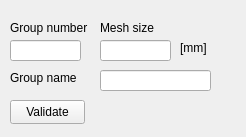
<?xml version="1.0" encoding="UTF-8"?>
<ui version="4.0">
 <class>Form</class>
 <widget class="QWidget" name="Form">
  <property name="geometry">
   <rect>
    <x>0</x>
    <y>0</y>
    <width>246</width>
    <height>137</height>
   </rect>
  </property>
  <property name="windowTitle">
   <string>Form</string>
  </property>
  <widget class="QLabel" name="label">
   <property name="geometry">
    <rect>
     <x>10</x>
     <y>20</y>
     <width>81</width>
     <height>16</height>
    </rect>
   </property>
   <property name="text">
    <string>Group number</string>
   </property>
  </widget>
  <widget class="QLineEdit" name="lineEdit">
   <property name="geometry">
    <rect>
     <x>10</x>
     <y>40</y>
     <width>71</width>
     <height>21</height>
    </rect>
   </property>
  </widget>
  <widget class="QPushButton" name="pushButton">
   <property name="geometry">
    <rect>
     <x>10</x>
     <y>100</y>
     <width>75</width>
     <height>24</height>
    </rect>
   </property>
   <property name="text">
    <string>Validate</string>
   </property>
  </widget>
  <widget class="QLabel" name="label_2">
   <property name="geometry">
    <rect>
     <x>100</x>
     <y>20</y>
     <width>71</width>
     <height>16</height>
    </rect>
   </property>
   <property name="text">
    <string>Mesh size</string>
   </property>
  </widget>
  <widget class="QLineEdit" name="lineEdit_2">
   <property name="geometry">
    <rect>
     <x>100</x>
     <y>40</y>
     <width>71</width>
     <height>21</height>
    </rect>
   </property>
  </widget>
  <widget class="QLineEdit" name="lineEdit_3">
   <property name="geometry">
    <rect>
     <x>100</x>
     <y>70</y>
     <width>111</width>
     <height>21</height>
    </rect>
   </property>
  </widget>
  <widget class="QLabel" name="label_3">
   <property name="geometry">
    <rect>
     <x>10</x>
     <y>70</y>
     <width>81</width>
     <height>16</height>
    </rect>
   </property>
   <property name="text">
    <string>Group name</string>
   </property>
  </widget>
  <widget class="QLabel" name="label_4">
   <property name="geometry">
    <rect>
     <x>180</x>
     <y>40</y>
     <width>49</width>
     <height>16</height>
    </rect>
   </property>
   <property name="text">
    <string>[mm]</string>
   </property>
  </widget>
 </widget>
 <resources/>
 <connections/>
</ui>
